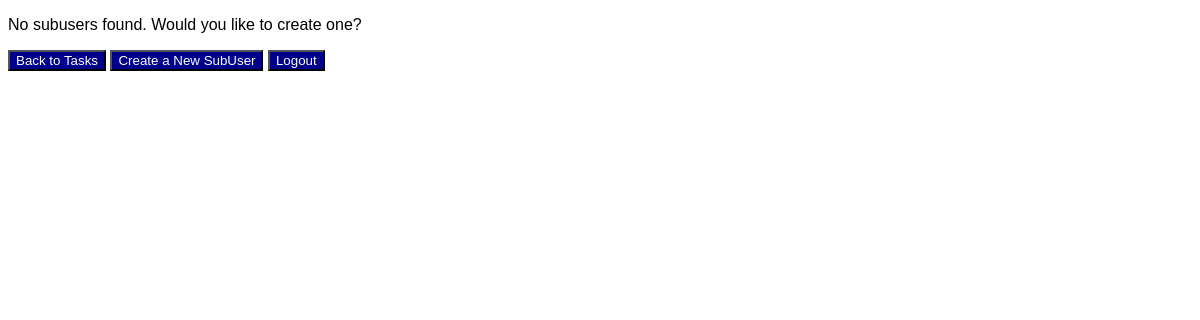
Page /manage_users (signed in) on the earlier database version.
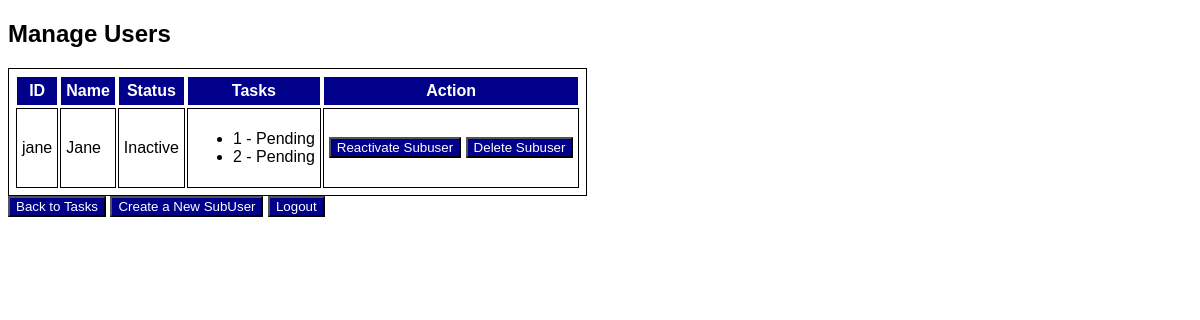
Same page on the later database version.
### app/models.py (models this page shows)
class SubUser(db.Model, UserMixin):
    __tablename__ = 'sub_users'
    id = db.Column(db.String, primary_key=True)
    email = db.Column(db.String, unique=True, nullable=False)
    name = db.Column(db.String, unique=True, nullable=False)
    password = db.Column(db.String, nullable=False)
    status = db.Column(db.String, nullable=False)
    user_id = db.Column(db.String, db.ForeignKey('users.id'), nullable=False)

class Task(db.Model):
    id = db.Column(db.Integer, primary_key=True)
    title = db.Column(db.String(50), nullable=False)
    description = db.Column(db.Text, nullable=False)
    due_date = db.Column(db.DateTime, nullable=False, default=datetime.utcnow)
    completed = db.Column(db.Boolean, default=False)
    user_id = db.Column(db.String, db.ForeignKey('users.id'), nullable=False)
    sub_user_id = db.Column(db.String, db.ForeignKey('sub_users.id'))
    user = db.relationship('User', backref=db.backref('tasks'))
    sub_user = db.relationship('SubUser', backref=db.backref('tasks'))
    completed_by_subuser = db.Column(db.Boolean, default=False)

### app/routes.py (the view)
@app.route('/manage_users', methods=['GET', 'POST'])
@login_required
def manage_users():
    if isinstance(current_user, User):
        subusers = SubUser.query.filter_by(user_id=current_user.id).all()
        subusers_tasks = {subuser.id: Task.query.filter_by(sub_user_id=subuser.id).all() for subuser in subusers}
        return render_template('manage_users.html', subusers=subusers, subusers_tasks=subusers_tasks)
    else:
        flash('You do not have the necessary permissions to perform this action.', 'error')
        return redirect(url_for('index'))

### app/__init__.py (called while the page is built)
@login_manager.user_loader
def load_user(id):
    user = User.query.get(id)
    if user is None:
        user = SubUser.query.get(id)
    return user

### templates/manage_users.html (shortened to what this page needs)
{% extends 'base.html' %}
{% block main %}
    {% if subusers %}
        <h2>Manage Users</h2>
        <table>
            <tr>
                <th>ID</th>
                <th>Name</th>
                <th>Status</th>
                <th>Tasks</th>
                <th>Action</th>
            </tr>
            {% for subuser in subusers %}
                <tr>
                    <td>{{ subuser.id }}</td>
                    <td>{{ subuser.name }}</td>
                    {% if subuser.status == 'Active' %}
                        <td>Active</td>
                    {% else %}
                        <td>Inactive</td>
                    {% endif %}
                    <td>
                        {% if subusers_tasks[subuser.id] %}
                            <ul>
                                {% for task in subusers_tasks[subuser.id] %}
                                    <li>{{ task.title }} - {% if task.completed %}Completed{% else %}Pending{% endif %}</li>
                                {% endfor %}
                            </ul>
                        {% else %}
                            No tasks found.
                        {% endif %}
                    </td>
                    <td>
                        {% if subuser.status == 'Active' %}
                            <button type="button" class="button" onclick="simple_action('{{ url_for('deactivate_subuser', id=subuser.id) }}')">Deactivate Subuser</button>
                        {% else %}
                            <button type="button" class="button" onclick="simple_action('{{ url_for('reactivate_subuser', id=subuser.id) }}')">Reactivate Subuser</button>
                        {% endif %}
                        <button type="button" class="button" onclick="simple_action('{{ url_for('delete_subuser', id=subuser.id) }}')">Delete Subuser</button>
                    </td>
                </tr>
            {% endfor %}
        </table>
    {% else %}
        <p>No subusers found. Would you like to create one?</p>
    {% endif %}
    <button type="button" class="button" onclick="simple_action('{{ url_for('list_tasks') }}')">Back to Tasks</button>
    <button type="button" class="button" onclick="simple_action('{{ url_for('create_subuser') }}')">Create a New SubUser</button>
    <button type="button" class="button" onclick="simple_action('{{ url_for('logout') }}')">Logout</button>
{% endblock %}

### templates/base.html (shortened to what this page needs)
<!DOCTYPE html>
<html lang="en">
<head>
    <link rel="stylesheet"  type="text/css" href="{{ url_for('.static', filename='style.css')}} ">
</head>
<body>
{% block main %}
{% endblock %}
</body>
</html>

### static/style.css (style rules this page uses)
body { font-family: Arial, Helvetica, sans-serif; font-size: medium; }
table, th, td { border: 1px solid; padding: 5px }
th { background-color: darkblue; color: white }
.button { background-color: darkblue; color: white; }

Differences in the rows shown:
added SubUser: id "jane", name "Jane", status "Inactive"
now on this page (row edited): Task: title "1", completed "Pending"
now on this page (row edited): Task: title "2", completed "Pending"
Other differences:
text no longer shown: "No subusers found. Would you like to create one?"
text now shown: "Manage Users ID Name Status Tasks Action"
